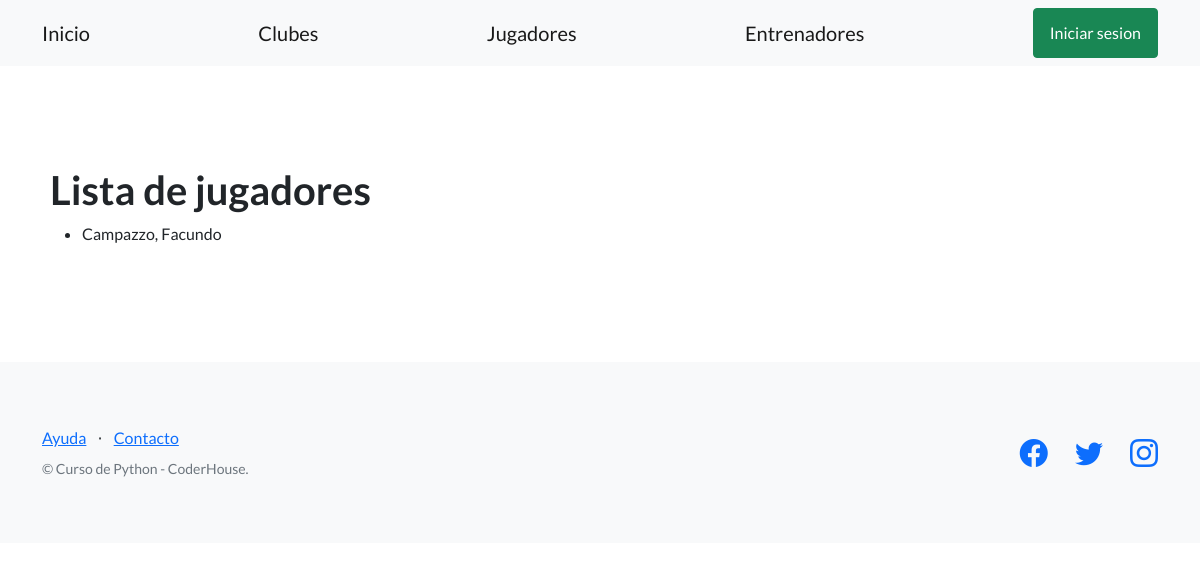
Page /BlogBasquet/jugadores/ on the earlier database version.
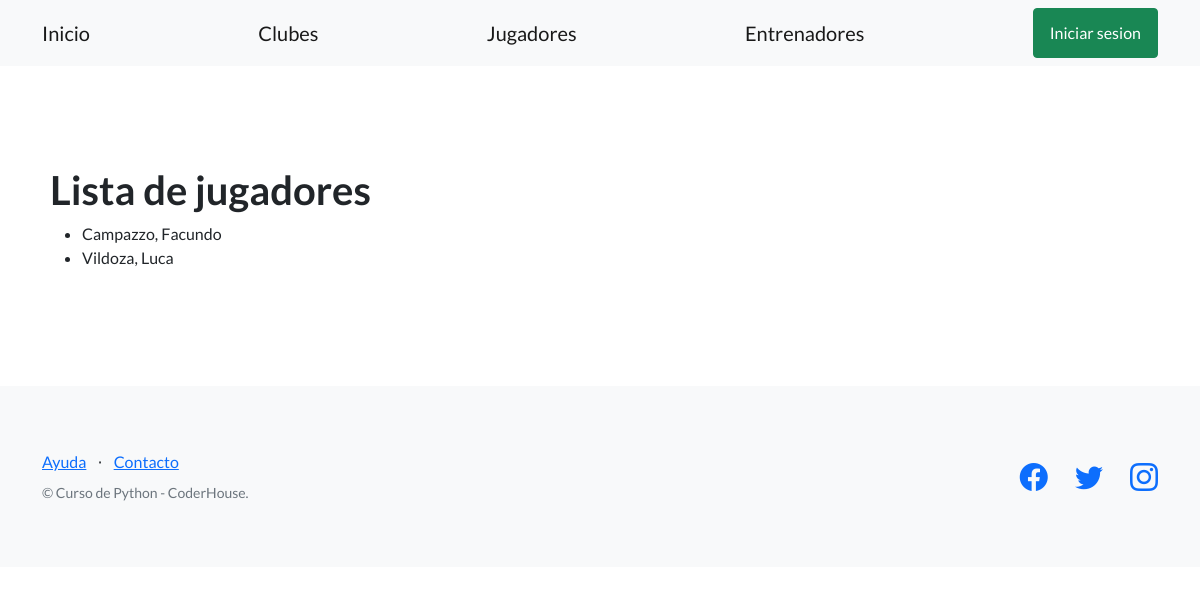
Same page on the later database version.
### Basquet1/models.py (models this page shows, shortened)
class Jugadores(models.Model):
    nombre = models.CharField(max_length=256)
    apellido = models.CharField(max_length=256)
    numero_camiseta = models.IntegerField()
    lugar_de_nacimiento = models.CharField(max_length=256)
    fecha_de_nacimiento = models.DateField()
    esta_habilitado = models.BooleanField(default=True)

### Basquet1/views.py (the view)
# urls.py: path('jugadores/', listar_jugadores, name="jugadores"),
def listar_jugadores(request):
    contexto = {
         "jugadores": Jugadores.objects.all(),
    }
    http_response = render(
        request=request,
        template_name='Basquet1/lista_jugadores.html',
        context= contexto
    )
    return http_response

### Basquet1/templates/Basquet1/lista_jugadores.html
{% extends 'Basquet1/base.html' %}
{% block contenido %}
<section>
    <div>
        <h1>Lista de jugadores</h1>
        <ul>
        {% for player in jugadores %}
         <li> {{player.apellido}}, {{player.nombre}}</li>
        {% endfor %}
        </ul>
    </div>
</section>
{% endblock contenido %}

Differences in the rows shown:
added Jugadores: apellido "Vildoza", nombre "Luca"
